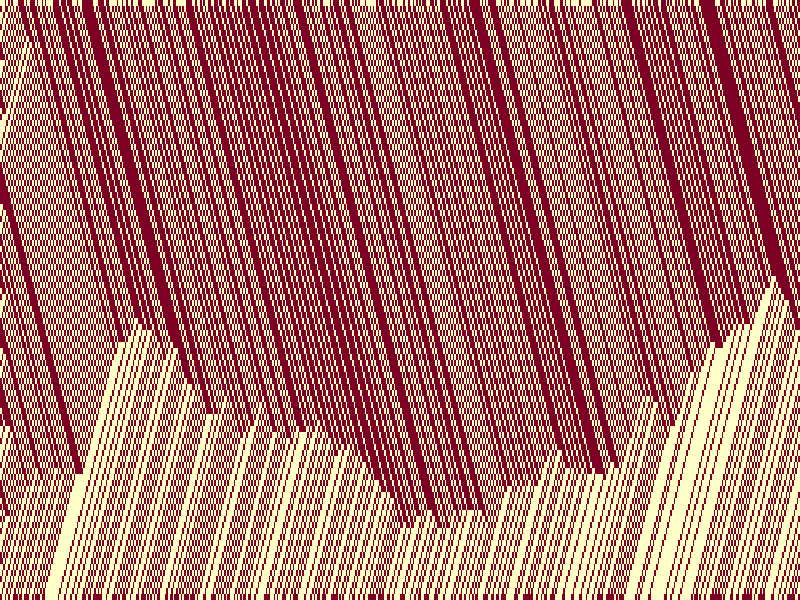

Recreate this plot in R.
CA <- function(width=100, iter=500, rules=NULL, init=NULL, caps=NULL) {
	# Initialize matrix row 1
	M <- matrix(nrow=iter, ncol=width)
	if (is.null(init)) { 
		M[1, ] <- sample(c(0,1), size=width, T)
	} else { M[1, ] <- init }	
	# Create random rules
	if (is.null(rules)) {
		rules <- sample(c(0, 1), size=8, T)
	}
	# Iterate over rows 
	for (r in 2:iter) {
		# and cols:
		for (clm in 2:(width - 1)) {
			input <- c(M[(r-1), (clm-1):(clm+1)])		
			# Possible rules
			if (sum(input == c(0, 0, 0)) == 0) { M[r, clm] <- rules[1] }
			if (sum(input == c(0, 0, 1)) == 0) { M[r, clm] <- rules[2] }
			if (sum(input == c(0, 1, 0)) == 0) { M[r, clm] <- rules[3] }
			if (sum(input == c(0, 1, 1)) == 0) { M[r, clm] <- rules[4] }
			if (sum(input == c(1, 0, 0)) == 0) { M[r, clm] <- rules[5] }
			if (sum(input == c(1, 0, 1)) == 0) { M[r, clm] <- rules[6] }
			if (sum(input == c(1, 1, 0)) == 0) { M[r, clm] <- rules[7] }
			if (sum(input == c(1, 1, 1)) == 0) { M[r, clm] <- rules[8] }
		}		
		# Caps
		if (is.null(caps)) {
			M[r, c(1, width)] <- sample(c(0, 1), 2, T)
		} else { 
			M[r, 1] <- caps[1]
			M[r, width] <- caps[2]
		}
	}
	par(mar=c(0, 0, 0, 0))
	image(M)
}


# Test
CA()